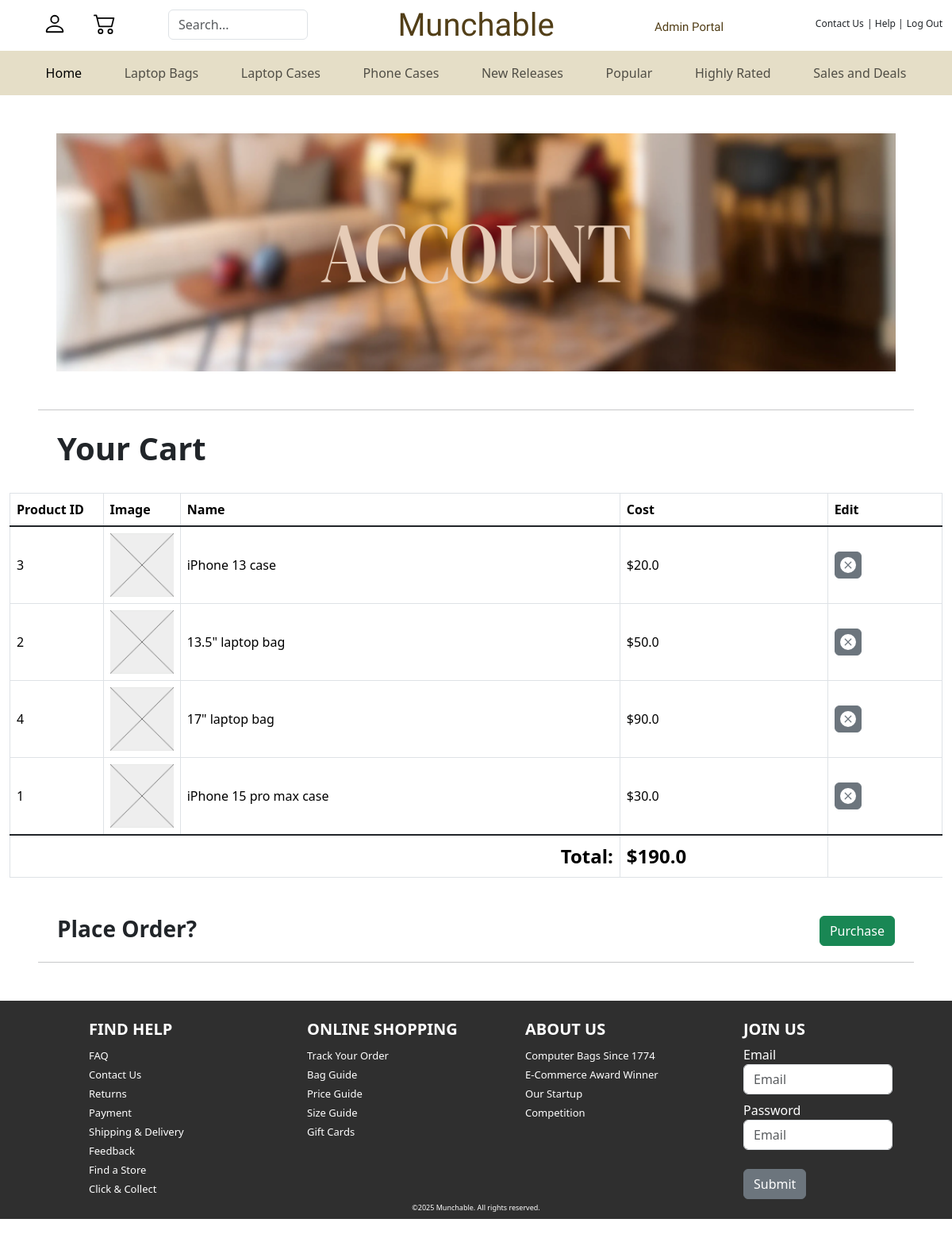
The app's page /account (signed in) with its own data.
### tables this page shows
CREATE TABLE tbl_items(
  	id INTEGER,
	name VARCHAR(50),
  	cost FLOAT,
  	image BLOB,
  	stock INT,
    PRIMARY KEY (id)
);

### app.py (the view, shortened to what this page needs)
@app.route('/account', methods=['GET', 'POST'])
def account():
    data = cat_description_get()
    role = session.get('role', None)  # None if not logged in
    user = session.get('id', None)
    if request.form.get('action') == 'login':
       return redirect('/login')
    if request.form.get('action') == 'admin':
       return redirect('/admin')
    if request.form.get('action') == 'account':
       return redirect('/account')
    usercart = [c for c in data[3] if c['userid'] == user]  # data[3] is carts
    total = 0
    for c in usercart:
        for i in data[0]:  # data[0] is items
            if i['id'] == c['product']:
                total += i['cost']
    return render_template("account.html", items=data[0], carts=data[3], role=role, user=user, total=total)

### app.py (called while the page is built)
def get_db_connection():
  conn = None;
  try:
      conn = sqlite3.connect("assets/shopped_data.db");
      print("---------------------------------------------------------------")
      print("[LOG] - Connected to database. Version", sqlite3.version);
  except Error as er:
      print(er);
  conn.row_factory = sqlite3.Row;
  sql = """
          PRAGMA foreign_keys = ON
          """
  conn.execute(sql);
  return conn

def cat_description_get():
    conn = get_db_connection()
    cur = conn.cursor()
    all_items = cur.execute('SELECT * FROM tbl_items').fetchall()
    all_categories = cur.execute('SELECT * FROM tbl_filters').fetchall()
    all_filters = cur.execute('SELECT * FROM tbl_filters_names').fetchall()
    all_carts = cur.execute('SELECT * FROM tbl_carts').fetchall()
    all_purchs = cur.execute('SELECT * FROM tbl_purchs').fetchall()
    all_purchs_items = cur.execute('SELECT * FROM tbl_purchs_items').fetchall()
    print("[LOG] - All relevant tables have been selected")
    print("---------------------------------------------------------------")
    cur.close()
    return all_items, all_categories, all_filters, all_carts, all_purchs, all_purchs_items

### templates/account.html (shortened to what this page needs)
<!doctype html>
<html lang="en" data-bs-theme="auto">
<head>
    <link href="https://cdn.jsdelivr.net/npm/bootstrap@5.3.3/dist/css/bootstrap.min.css" rel="stylesheet"
>
    <link rel="stylesheet" href="https://cdn.jsdelivr.net/npm/@docsearch/css@3">
    <link rel="stylesheet" href="https://cdn.jsdelivr.net/npm/bootstrap-icons@1.11.3/font/bootstrap-icons.min.css">
    <link href="../assets/dist/css/bootstrap.min.css" rel="stylesheet">
</head>
<body>
    <div class="container-fluid mt-2">
        <div class="row">
            <div class="col-2 text-center d-flex justify-content-center gap-2">
                <form method="POST">
                    <button type="submit" name="action" value="login" class="btn">
                        <svg width="30" height="30">
                            <use xlink:href="#user"></use>
                        </svg>
                    </button>
                </form>
                <form method="POST">
                    <button type="submit" name="action" value="account" class="btn">
                        <svg width="28" height="28">
                            <use xlink:href="#cart"></use>
                        </svg>
                    </button>
                </form>
            </div>
            <div class="col-2 mt-1">
                <input type="search" class="form-control" id="search-input" placeholder="Search..." autocomplete="off"
                    spellcheck="false">
            </div>
            <div class="col-4 text-center" style="font-family:'Special Elite'; color:rgb(82, 63, 24)">
                <h1>Munchable</h1>
            </div>
            {% if role == 'admin' %}
            <form method="POST" class="col-2 mt-2">
                <button type="submit" name="action" value="admin" class="btn"
                    style="font-size: 15px; font-family:'Special Elite'; color:#523f18">
                    Admin Portal
                </button>
            </form>
            {% else %}
            <div class="col"></div>
            {% endif %}
            <div class="col-2 text-end mt-2">
                <a href="login" class="text-decoration-none text-reset fw-lighter" style="font-size: 12px;">Contact
                    Us</a>
                <a href="login" class="text-decoration-none text-reset fw-lighter" style="font-size: 12px;">| Help |</a>
                <a href="login" class="text-decoration-none text-reset fw-lighter" style="font-size: 12px;">Log Out</a>
            </div>
        </div>
    </div>
    <nav class="navbar navbar-expand" style="background-color:#e5dec7">
        <div class="container-fluid">
            <ul class="navbar-nav d-flex w-100 justify-content-evenly">
                <li class="nav-item">
                    <a class="nav-link active" aria-current="page" href="home">Home</a>
                </li>
                <li class="nav-item">
                    <a class="nav-link" href="shop">Laptop Bags</a>
                </li>
                <li class="nav-item">
                    <a class="nav-link" href="shop">Laptop Cases</a>
                </li>
                <li class="nav-item">
                    <a class="nav-link" href="shop">Phone Cases</a>
                </li>
                <li class="nav-item">
                    <a class="nav-link" href="shop">New Releases</a>
                </li>
                <li class="nav-item">
                    <a class="nav-link" href="shop">Popular</a>
                </li>
                <li class="nav-item">
                    <a class="nav-link" href="shop">Highly Rated</a>
                </li>
                <li class="nav-item">
                    <a class="nav-link" href="shop">Sales and Deals</a>
                </li>
            </ul>
        </div>
    </nav>
    <div class="container-fluid text-center mt-5">
        <img src="/assets/images/Untitled presentation (3).png" height="300px" width="90%">
    </div>
    <hr class="mx-5 mt-5 mb-4">
    <div class="container-fluid d-flex justify-content-between mb-4" style="width: 90%">
        <h1 class="fw-bold">Your Cart</h1>
    </div>
    <div class="container-fluid">
        <table class="table table-hover table-bordered align-middle">
            <thead>
                <tr>
                    <th scope="col" width="10%">Product ID</th>
                    <th scope="col" width="80px">Image</th>
                    <th scope="col">Name</th>
                    <th scope="col">Cost</th>
                    <th scope="col">Edit</th>
                </tr>
            </thead>
            <tbody class="table-group-divider">
                {% for c in carts if c['userid'] == user %}
                {% for i in items if i['id'] == c['product'] %}
                <tr>
                    <td>{{ i['id'] }}</td>
                    <td><img src="/assets/images/Screen Shot 2025-09-09 at 12.11.10 PM.png" height="80px"></td>
                    <td>{{ i['name'] }}</td>
                    <td>${{ i['cost'] }}</td>
                    <td>
                        <button type="button" style="padding-top: 2px; padding-left: 6px; padding-right: 6px;"
                  class="btn btn-secondary" data-bs-toggle="modal"
                  data-bs-target="#cartDeleteModal{{ c['userid'] }}{{ c['product'] }}">
                  <svg width="20" height="20" fill="white">
                    <use xlink:href="#remove"/>
                  </svg></button>
                    </td>
                </tr>
                {% endfor %}
                {% endfor %}
            </tbody>
            <tfoot class="table-group-divider">
                <tr>
                    <th colspan="3" class="text-end fs-4">Total:</th>
                    <th class="fs-4">${{ total }}</th>
                </tr>
            </tfoot>
        </table>
    </div>
    <div class="container-fluid d-flex justify-content-between mt-5" style="width: 90%">
        <h3 class="fw-bold">Place Order?</h3>
        <form method="POST">
            <button type="submit" name="action" value="order" class="btn btn-success"
                {% if total == 0 %}disabled{% endif %}>
                Purchase
            </button>
        </form>
    </div>
    <hr class="mx-5">
    <div class="container-fluid mt-5 mb-4" style="background-color:rgb(47, 47, 47); height:275px;">
        <div class="row" style="color:white">
            <div class="col offset-md-1">
                <a href="#" class="text-decoration-none text-reset">
                    <h5 class="fw-bold pt-4">FIND HELP</h5>
                </a>
                <a href="#" class="text-decoration-none text-reset" style="font-size:13px;">
                    FAQ <br>Contact Us <br>Returns <br>Payment <br>Shipping & Delivery <br>Feedback <br>Find a Store
                    <br>Click & Collect
                </a>
            </div>
            <div class="col">
                <a href="#" class="text-decoration-none text-reset">
                    <h5 class="fw-bold pt-4">ONLINE SHOPPING</h5>
                </a>
                <a href="#" class="text-decoration-none text-reset" style="font-size:13px;">
                    Track Your Order <br>Bag Guide <br>Price Guide <br>Size Guide <br>Gift Cards
                </a>
            </div>
            <div class="col">
                <a href="#" class="text-decoration-none text-reset">
                    <h5 class="fw-bold pt-4">ABOUT US</h5>
                </a>
                <a href="#" class="text-decoration-none text-reset" style="font-size:13px;">
                    Computer Bags Since 1774 <br>E-Commerce Award Winner <br>Our Startup <br>Competition
                </a>
            </div>
            <div class="col">
                <a href="#" class="text-decoration-none text-reset">
                    <h5 class="fw-bold pt-4">JOIN US</h5>
                </a>
                <h8>Email</h8>
                <input class="form-control mb-2 w-75" placeholder="Email" autocomplete="off" spellcheck="false">
                <h8>Password</h8>
                <input class="form-control w-75" placeholder="Email" autocomplete="off" spellcheck="false">
                <form method="POST">
                    <button type="submit" name="action" value="login" class="btn btn-secondary mt-4">Submit</button>
                </form>
            </div>
        </div>
        <div class="row text-center mt-1">
            <a style="color:white; font-size:9px;">©2025 Munchable. All rights reserved.</a>
        </div>
    </div>
    <div class="toast-container position-fixed bottom-0 end-0 p-3">
    </div>
</body>
</html>

### records on screen
tbl_items: id "3", name "iPhone 13 case", cost "20.0"
tbl_items: id "2", name "13.5\" laptop bag", cost "50.0"
tbl_items: id "4", name "17\" laptop bag", cost "90.0"
tbl_items: id "1", name "iPhone 15 pro max case", cost "30.0"

### other values on screen
{{ total }} "190.0"
